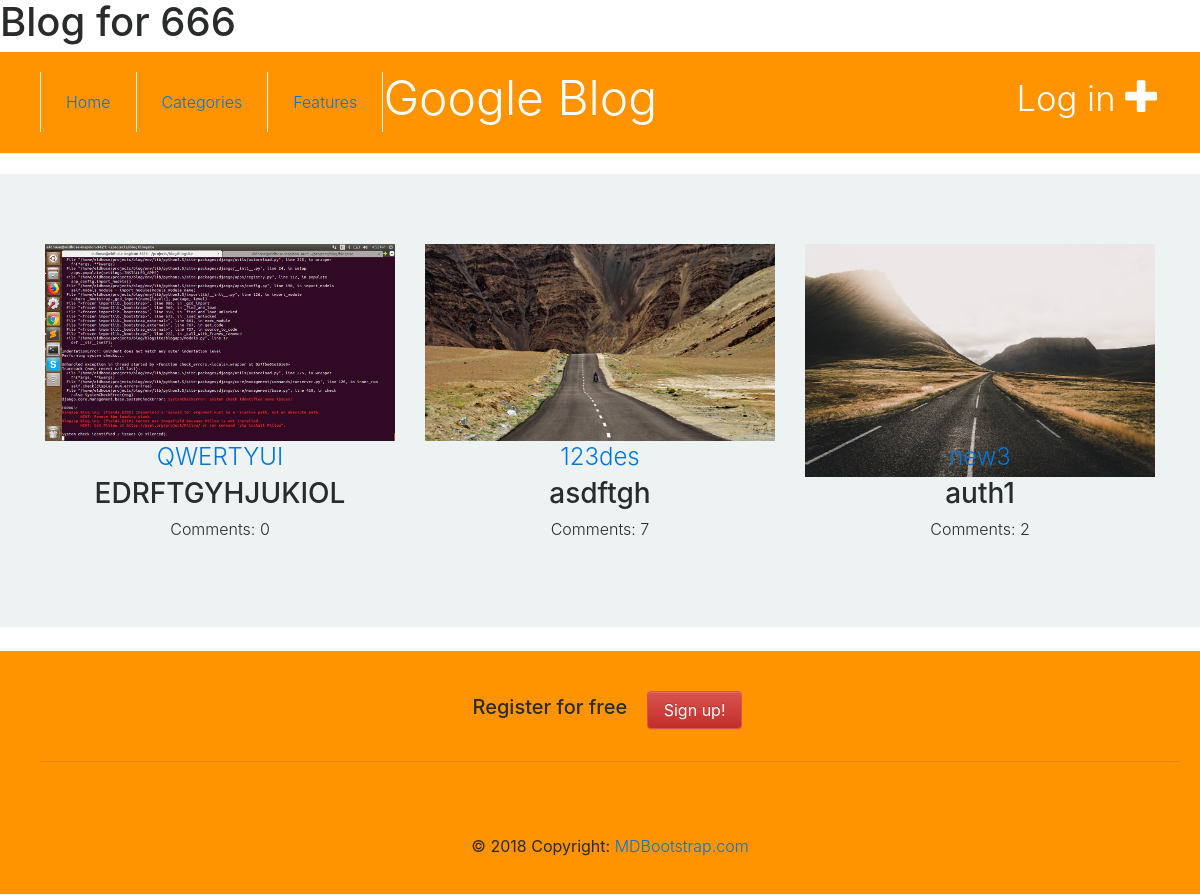
The app's page /, older data.
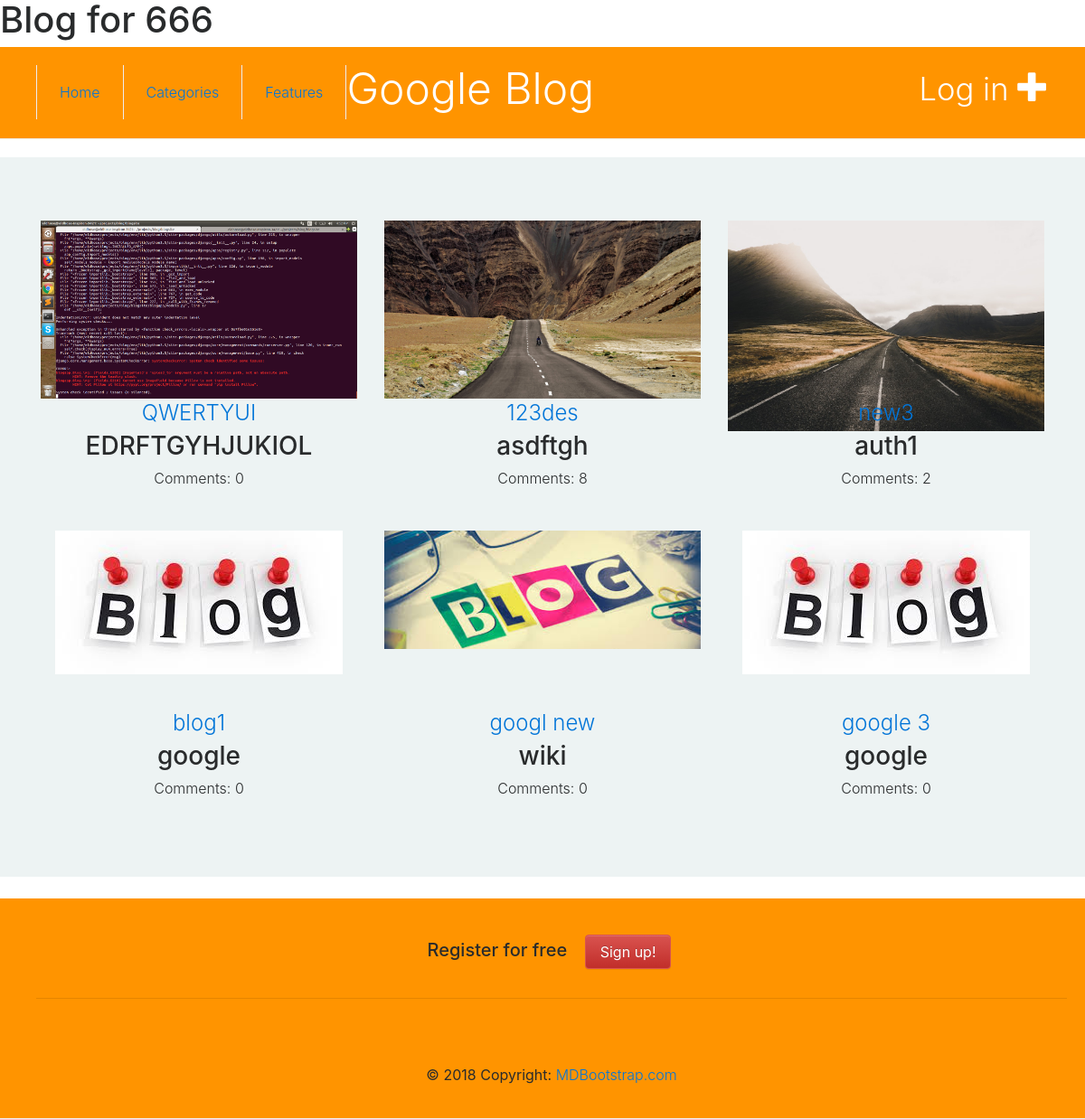
The same page, newer data.
### blogapp/models.py (models this page shows, shortened)
class Blog(models.Model):
    title = models.CharField(max_length=200)
    img = models.ImageField(upload_to='blogapp/images')
    published_date = models.DateTimeField(blank=True, null=True, default=timezone.now())
    author = models.CharField(max_length=100)
    caption = models.CharField(max_length=200)
    text = models.TextField()

### blogapp/views.py (the view)
# urls.py: path('', blogs, name='blogs'),
def blogs(request):
    context = {}
    context['blog'] = Blog.objects.all()
    context['comment'] = Comment.objects.all()
    return render(request, 'blogapp/home_user.html', context)

### blogapp/templates/blogapp/home_user.html (shortened to what this page needs)
{% extends 'blogapp/base.html' %}
	{% block content %}
	<section class="blog-area section">
		<div class="container">
			<div class="row">
							{% for post in blog %}
						<div class="col-sm-4">
							  	<div class="img-responsive image-height"><a href="{%  url 'blog_detail' pk=post.pk %}"><img src="{{post.img.url}}" alt="Blog Image"  width="100%"></a></div>
								<div class="blog-info">
									<h4 class="title"><a href="#">{{ post.title }}</a></h4>
									<h3 class="author">{{post.author}}</h3>
									<ul class="post-footer">
										<li>Comments: {{post.get_blog_comment.count}}</a></li>
									</ul>
								</div>
						</div>
  							{% endfor %}
				</div>
			</div>
	</section>
{% endblock %}

### blogapp/templates/blogapp/base.html (shortened to what this page needs)
{% load staticfiles %}
<html>
<head>
    <link rel="stylesheet" href="//maxcdn.bootstrapcdn.com/bootstrap/3.2.0/css/bootstrap.min.css">
    <link rel="stylesheet" href="//maxcdn.bootstrapcdn.com/bootstrap/3.2.0/css/bootstrap-theme.min.css">
    <link rel="stylesheet" href="{% static 'blogapp/css/blogapp.css' %}">
    <link rel="stylesheet" href="{% static 'blogapp/css/style.css' %}">
    <link rel="stylesheet" href="{% static 'blogapp/css/styles.css' %}">
    <link rel="stylesheet" href="{% static 'blogapp/css/responsive.css' %}">
    <link rel="stylesheet" href="{% static 'blogapp/css/ionicons.css' %}">
    <link rel="stylesheet" href="{% static 'blogapp/css/bootstrap.css' %}">
</head>
<body>
<header>
    <h1>Blog for 666</h1>
    <div class="page-header">
        {% if request.user.is_authenticated %}
            <a href="{% url 'log_out' %}" class="top-menu"> Log Out </a>
        {% else %}
            <a href="{% url 'log_in' %}" class="top-menu">Log in <span class="glyphicon glyphicon-plus"></span></a>
        {% endif %}
        <ul class="main-menu visible-on-click" id="main-menu">
            <li><a href=""{% url 'blogs' %}"">Home</a></li>
            <li><a href="#">Categories</a></li>
            <li><a href="#">Features</a></li>
        </ul>
        <h1><a href="/">Google Blog</a></h1>
    </div>
</header>
{% block content %}
{% endblock %}
<footer class="page-footer page-header font-small stylish-color-dark pt-4 mt-4">
    <div class="text-center py-3">
        <ul class="list-unstyled list-inline mb-0">
            {% if request.user.is_superuser %}
                <li class="list-inline-item">
                    <a href="{% url 'blog_new' %}" class="btn btn-danger btn-rounded">Add New Blog!</a>
                </li>
            {% else %}
                <li class="list-inline-item">
                    <h5 class="mb-1">Register for free</h5>
                </li>
                <li class="list-inline-item">
                    <a href="{% url 'Add_User' %}" class="btn btn-danger btn-rounded">Sign up!</a>
                </li>
            {% endif %}
        </ul>
    </div>
    <hr>
    <div class="text-center">
        <ul class="list-unstyled list-inline">
            <li class="list-inline-item">
                <a class="btn-floating btn-sm btn-fb mx-1">
                </a>
            </li>
            <li class="list-inline-item">
                <a class="btn-floating btn-sm btn-tw mx-1">
                </a>
            </li>
            <li class="list-inline-item">
                <a class="btn-floating btn-sm btn-gplus mx-1">
                </a>
            </li>
            <li class="list-inline-item">
                <a class="btn-floating btn-sm btn-li mx-1">
                </a>
            </li>
            <li class="list-inline-item">
                <a class="btn-floating btn-sm btn-dribbble mx-1">
                </a>
            </li>
        </ul>
    </div>
    <div class="footer-copyright py-3 text-center">
        © 2018 Copyright:
        <a href="https://mdbootstrap.com/material-design-for-bootstrap/"> MDBootstrap.com </a>
    </div>
</footer>
</body>
</html>

### blogapp/static/blogapp/css/blogapp.css (style rules this page uses)
.page-header { background-color: #ff9400; margin-top: 0; padding: 20px 20px 20px 40px; }
.page-header h1, .page-header h1 a, .page-header h1 a:visited, .page-header h1 a:active { color: #ffffff; font-size: 36pt; text-decoration: none; }
h1, h2, h3, h4 { font-family: 'Lobster', cursive; }
.top-menu, .top-menu:hover, .top-menu:visited { color: #ffffff; float: right; font-size: 26pt; margin-right: 20px; }

### blogapp/static/blogapp/css/style.css (style rules this page uses)
.image-height { height: 200px }

### blogapp/static/blogapp/css/styles.css (style rules this page uses)
html { font-size: 100%; height: 100%; overflow-x: hidden; touch-action: manipulation; }
body { font-size: 15px; font-family: 'Roboto', sans-serif; width: 100%; height: 100%; margin: 0; font-weight: 300; -webkit-font-smoothing: antialiased; -moz-osx-font-smoothing: grayscale; word-wrap: break-word; background: #EDF3F3; color: #000; }
h1, h2, h3, h4, h5, h6, p, a, ul, span, li, img { margin: 0; padding: 0; font-weight: 300; }
h1,h2,h3,h4,h5,h6 { line-height: 1.5; }
h1 { font-size: 4em; line-height: 1; }
h3 { font-size: 1.5em; }
h4 { font-size: 1.2em; }
h5 { font-size: 1.1em; }
a, button { display: inline-block; text-decoration: none; color: inherit; transition: all .3s; }
img { width: 100%; }
li { list-style: none; display: inline-block; }
span { display: inline-block; }
header { font-weight: 400; }
.section { padding: 70px 0 40px; }
header { overflow: hidden; background: #fff; box-shadow: 0px 2px 10px rgba(0,0,0, .3); }
header .main-menu { display: inline-block; float: left; }
header .main-menu > li { float: left; }
header .main-menu > li > a { height: 60px; line-height: 60px; padding: 0 25px; border-right: 1px solid #eee; }
header .main-menu > li:first-child > a { border-left: 1px solid #eee; }
.blog-area .row div[class^="col"] { margin-bottom: 30px; }
.blog-area { text-align: center; background: #EDF3F3; }
footer { padding: 70px 0 30px; background: #fff; }

Row changes from the older to the newer data that the page shows:
computed for Blog "asdftgh": get_blog_comment.count "7" → "8"
added Blog: img (picture), title "blog1", author "google", get_blog_comment.count "0"
added Blog: img (picture), title "googl new", author "wiki", get_blog_comment.count "0"
added Blog: img (picture), title "google 3", author "google", get_blog_comment.count "0"
